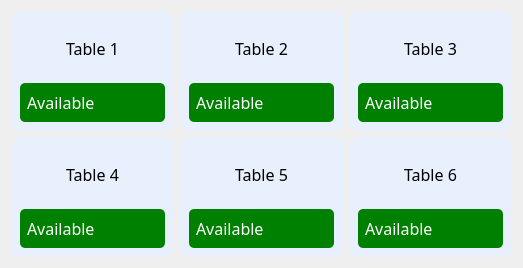
            <widget class="QWidget" name="TableGrid" native="true">
             <layout class="QGridLayout" name="gridLayout">
              <item row="1" column="2">
               <widget class="QFrame" name="Table6">
                <property name="minimumSize">
                 <size>
                  <width>0</width>
                  <height>120</height>
                 </size>
                </property>
                <property name="styleSheet">
                 <string notr="true">background-color: #E8F0FE;
border-radius: 10px;</string>
                </property>
                <property name="frameShape">
                 <enum>QFrame::Shape::StyledPanel</enum>
                </property>
                <property name="frameShadow">
                 <enum>QFrame::Shadow::Raised</enum>
                </property>
                <layout class="QVBoxLayout" name="verticalLayout_9">
                 <item>
                  <widget class="QLabel" name="Table6Label">
                   <property name="sizePolicy">
                    <sizepolicy hsizetype="Preferred" vsizetype="Preferred">
                     <horstretch>0</horstretch>
                     <verstretch>0</verstretch>
                    </sizepolicy>
                   </property>
                   <property name="font">
                    <font>
                     <family>Franklin Gothic Medium</family>
                     <pointsize>12</pointsize>
                    </font>
                   </property>
                   <property name="autoFillBackground">
                    <bool>false</bool>
                   </property>
                   <property name="styleSheet">
                    <string notr="true">color: rgb(0, 0, 0);</string>
                   </property>
                   <property name="text">
                    <string>Table 6</string>
                   </property>
                   <property name="alignment">
                    <set>Qt::AlignmentFlag::AlignCenter</set>
                   </property>
                  </widget>
                 </item>
                 <item>
                  <widget class="QComboBox" name="Table6_Status">
                   <property name="font">
                    <font>
                     <family>Franklin Gothic Medium</family>
                     <pointsize>12</pointsize>
                    </font>
                   </property>
                   <property name="cursor">
                    <cursorShape>PointingHandCursor</cursorShape>
                   </property>
                   <property name="layoutDirection">
                    <enum>Qt::LayoutDirection::LeftToRight</enum>
                   </property>
                   <property name="styleSheet">
                    <string notr="true">QComboBox {
    border-radius: 5px;
    padding: 7px;
    color: white;
    background-color: green;
    text-align: center; /* Center-align the text */
}

QComboBox:hover {
    border-color: darkgreen;
    background-color: #32CD32; /* Lighter green for hover effect */
}

QComboBox::drop-down {
    width: 20px; /* Adjust width of the dropdown button */
    border: none;
}


QComboBox QAbstractItemView {
    background-color: white;
    color: black;
    selection-background-color: #32CD32; /* Highlight selected item in green */
    selection-color: black;
    padding: 5px;
    text-align: center;
    outline: none; /* Remove focus border for cleaner look */
}
</string>
                   </property>
                   <property name="currentIndex">
                    <number>0</number>
                   </property>
                   <property name="iconSize">
                    <size>
                     <width>0</width>
                     <height>0</height>
                    </size>
                   </property>
                   <property name="placeholderText">
                    <string>Change Status</string>
                   </property>
                   <property name="frame">
                    <bool>true</bool>
                   </property>
                   <item>
                    <property name="text">
                     <string>Available</string>
                    </property>
                   </item>
                   <item>
                    <property name="text">
                     <string>Occupied</string>
                    </property>
                   </item>
                   <item>
                    <property name="text">
                     <string>Reserved</string>
                    </property>
                   </item>
                  </widget>
                 </item>
                </layout>
               </widget>
              </item>
              <item row="1" column="0">
               <widget class="QFrame" name="Table4">
                <property name="minimumSize">
                 <size>
                  <width>0</width>
                  <height>120</height>
                 </size>
                </property>
                <property name="styleSheet">
                 <string notr="true">background-color: #E8F0FE;
border-radius: 10px;</string>
                </property>
                <property name="frameShape">
                 <enum>QFrame::Shape::StyledPanel</enum>
                </property>
                <property name="frameShadow">
                 <enum>QFrame::Shadow::Raised</enum>
                </property>
                <layout class="QVBoxLayout" name="verticalLayout_4">
                 <item>
                  <widget class="QLabel" name="Table3Label_2">
                   <property name="sizePolicy">
                    <sizepolicy hsizetype="Preferred" vsizetype="Preferred">
                     <horstretch>0</horstretch>
                     <verstretch>0</verstretch>
                    </sizepolicy>
                   </property>
                   <property name="font">
                    <font>
                     <family>Franklin Gothic Medium</family>
                     <pointsize>12</pointsize>
                    </font>
                   </property>
                   <property name="autoFillBackground">
                    <bool>false</bool>
                   </property>
                   <property name="styleSheet">
                    <string notr="true">color: rgb(0, 0, 0);</string>
                   </property>
                   <property name="text">
                    <string>Table 4</string>
                   </property>
                   <property name="alignment">
                    <set>Qt::AlignmentFlag::AlignCenter</set>
                   </property>
                  </widget>
                 </item>
                 <item>
                  <widget class="QComboBox" name="Table4_Status">
                   <property name="font">
                    <font>
                     <family>Franklin Gothic Medium</family>
                     <pointsize>12</pointsize>
                    </font>
                   </property>
                   <property name="cursor">
                    <cursorShape>PointingHandCursor</cursorShape>
                   </property>
                   <property name="layoutDirection">
                    <enum>Qt::LayoutDirection::LeftToRight</enum>
                   </property>
                   <property name="styleSheet">
                    <string notr="true">QComboBox {
    border-radius: 5px;
    padding: 7px;
    color: white;
    background-color: green;
    text-align: center; /* Center-align the text */
}

QComboBox:hover {
    border-color: darkgreen;
    background-color: #32CD32; /* Lighter green for hover effect */
}

QComboBox::drop-down {
    width: 20px; /* Adjust width of the dropdown button */
    border: none;
}


QComboBox QAbstractItemView {
    background-color: white;
    color: black;
    selection-background-color: #32CD32; /* Highlight selected item in green */
    selection-color: black;
    padding: 5px;
    text-align: center;
    outline: none; /* Remove focus border for cleaner look */
}
</string>
                   </property>
                   <property name="currentIndex">
                    <number>0</number>
                   </property>
                   <property name="iconSize">
                    <size>
                     <width>0</width>
                     <height>0</height>
                    </size>
                   </property>
                   <property name="placeholderText">
                    <string>Change Status</string>
                   </property>
                   <property name="frame">
                    <bool>true</bool>
                   </property>
                   <item>
                    <property name="text">
                     <string>Available</string>
                    </property>
                   </item>
                   <item>
                    <property name="text">
                     <string>Occupied</string>
                    </property>
                   </item>
                   <item>
                    <property name="text">
                     <string>Reserved</string>
                    </property>
                   </item>
                  </widget>
                 </item>
                </layout>
               </widget>
              </item>
              <item row="1" column="1">
               <widget class="QFrame" name="Table5">
                <property name="minimumSize">
                 <size>
                  <width>0</width>
                  <height>120</height>
                 </size>
                </property>
                <property name="styleSheet">
                 <string notr="true">background-color: #E8F0FE;
border-radius: 10px;</string>
                </property>
                <property name="frameShape">
                 <enum>QFrame::Shape::StyledPanel</enum>
                </property>
                <property name="frameShadow">
                 <enum>QFrame::Shadow::Raised</enum>
                </property>
                <layout class="QVBoxLayout" name="verticalLayout_5">
                 <item>
                  <widget class="QLabel" name="Table5Label">
                   <property name="sizePolicy">
                    <sizepolicy hsizetype="Preferred" vsizetype="Preferred">
                     <horstretch>0</horstretch>
                     <verstretch>0</verstretch>
                    </sizepolicy>
                   </property>
                   <property name="font">
                    <font>
                     <family>Franklin Gothic Medium</family>
                     <pointsize>12</pointsize>
                    </font>
                   </property>
                   <property name="autoFillBackground">
                    <bool>false</bool>
                   </property>
                   <property name="styleSheet">
                    <string notr="true">color: rgb(0, 0, 0);</string>
                   </property>
                   <property name="text">
                    <string>Table 5</string>
                   </property>
                   <property name="alignment">
                    <set>Qt::AlignmentFlag::AlignCenter</set>
                   </property>
                  </widget>
                 </item>
                 <item>
                  <widget class="QComboBox" name="Table5_Status">
                   <property name="font">
                    <font>
                     <family>Franklin Gothic Medium</family>
                     <pointsize>12</pointsize>
                    </font>
                   </property>
                   <property name="cursor">
                    <cursorShape>PointingHandCursor</cursorShape>
                   </property>
                   <property name="layoutDirection">
                    <enum>Qt::LayoutDirection::LeftToRight</enum>
                   </property>
                   <property name="styleSheet">
                    <string notr="true">QComboBox {
    border-radius: 5px;
    padding: 7px;
    color: white;
    background-color: green;
    text-align: center; /* Center-align the text */
}

QComboBox:hover {
    border-color: darkgreen;
    background-color: #32CD32; /* Lighter green for hover effect */
}

QComboBox::drop-down {
    width: 20px; /* Adjust width of the dropdown button */
    border: none;
}


QComboBox QAbstractItemView {
    background-color: white;
    color: black;
    selection-background-color: #32CD32; /* Highlight selected item in green */
    selection-color: black;
    padding: 5px;
    text-align: center;
    outline: none; /* Remove focus border for cleaner look */
}
</string>
                   </property>
                   <property name="currentIndex">
                    <number>0</number>
                   </property>
                   <property name="iconSize">
                    <size>
                     <width>0</width>
                     <height>0</height>
                    </size>
                   </property>
                   <property name="placeholderText">
                    <string>Change Status</string>
                   </property>
                   <property name="frame">
                    <bool>true</bool>
                   </property>
                   <item>
                    <property name="text">
                     <string>Available</string>
                    </property>
                   </item>
                   <item>
                    <property name="text">
                     <string>Occupied</string>
                    </property>
                   </item>
                   <item>
                    <property name="text">
                     <string>Reserved</string>
                    </property>
                   </item>
                  </widget>
                 </item>
                </layout>
               </widget>
              </item>
              <item row="0" column="0">
               <widget class="QFrame" name="Table1">
                <property name="minimumSize">
                 <size>
                  <width>0</width>
                  <height>120</height>
                 </size>
                </property>
                <property name="styleSheet">
                 <string notr="true">background-color: #E8F0FE;
border-radius: 10px;</string>
                </property>
                <property name="frameShape">
                 <enum>QFrame::Shape::StyledPanel</enum>
                </property>
                <property name="frameShadow">
                 <enum>QFrame::Shadow::Raised</enum>
                </property>
                <layout class="QVBoxLayout" name="verticalLayout_10">
                 <item>
                  <widget class="QLabel" name="Table1Label">
                   <property name="sizePolicy">
                    <sizepolicy hsizetype="Preferred" vsizetype="Preferred">
                     <horstretch>0</horstretch>
                     <verstretch>0</verstretch>
                    </sizepolicy>
                   </property>
                   <property name="font">
                    <font>
                     <family>Franklin Gothic Medium</family>
                     <pointsize>12</pointsize>
                    </font>
                   </property>
                   <property name="autoFillBackground">
                    <bool>false</bool>
                   </property>
                   <property name="styleSheet">
                    <string notr="true">color: rgb(0, 0, 0);</string>
                   </property>
                   <property name="text">
                    <string>Table 1</string>
                   </property>
                   <property name="alignment">
                    <set>Qt::AlignmentFlag::AlignCenter</set>
                   </property>
                  </widget>
                 </item>
                 <item>
                  <widget class="QComboBox" name="Table1_Status">
                   <property name="sizePolicy">
                    <sizepolicy hsizetype="Preferred" vsizetype="Fixed">
                     <horstretch>0</horstretch>
                     <verstretch>0</verstretch>
                    </sizepolicy>
                   </property>
                   <property name="font">
                    <font>
                     <family>Franklin Gothic Medium</family>
                     <pointsize>12</pointsize>
                    </font>
                   </property>
                   <property name="cursor">
                    <cursorShape>PointingHandCursor</cursorShape>
                   </property>
                   <property name="layoutDirection">
                    <enum>Qt::LayoutDirection::LeftToRight</enum>
                   </property>
                   <property name="styleSheet">
                    <string notr="true">QComboBox {
    border-radius: 5px;
    padding: 7px;
    color: white;
    background-color: green;
    text-align: center; /* Center-align the text */
}

QComboBox:hover {
    border-color: darkgreen;
    background-color: #32CD32; /* Lighter green for hover effect */
}

QComboBox::drop-down {
    width: 20px; /* Adjust width of the dropdown button */
    border: none;
}


QComboBox QAbstractItemView {
    background-color: white;
    color: black;
    selection-background-color: #32CD32; /* Highlight selected item in green */
    selection-color: black;
    padding: 5px;
    text-align: center;
    outline: none; /* Remove focus border for cleaner look */
}
</string>
                   </property>
                   <property name="currentIndex">
                    <number>0</number>
                   </property>
                   <property name="iconSize">
                    <size>
                     <width>0</width>
                     <height>0</height>
                    </size>
                   </property>
                   <property name="placeholderText">
                    <string>Change Status</string>
                   </property>
                   <property name="frame">
                    <bool>true</bool>
                   </property>
                   <item>
                    <property name="text">
                     <string>Available</string>
                    </property>
                   </item>
                   <item>
                    <property name="text">
                     <string>Occupied</string>
                    </property>
                   </item>
                   <item>
                    <property name="text">
                     <string>Reserved</string>
                    </property>
                   </item>
                  </widget>
                 </item>
                </layout>
               </widget>
              </item>
              <item row="0" column="1">
               <widget class="QFrame" name="Table2">
                <property name="minimumSize">
                 <size>
                  <width>0</width>
                  <height>120</height>
                 </size>
                </property>
                <property name="styleSheet">
                 <string notr="true">background-color: #E8F0FE;
border-radius: 10px;</string>
                </property>
                <property name="frameShape">
                 <enum>QFrame::Shape::StyledPanel</enum>
                </property>
                <property name="frameShadow">
                 <enum>QFrame::Shadow::Raised</enum>
                </property>
                <layout class="QVBoxLayout" name="verticalLayout_12">
                 <item>
                  <widget class="QLabel" name="Table2Label">
                   <property name="sizePolicy">
                    <sizepolicy hsizetype="Preferred" vsizetype="Preferred">
                     <horstretch>0</horstretch>
                     <verstretch>0</verstretch>
                    </sizepolicy>
                   </property>
                   <property name="font">
                    <font>
                     <family>Franklin Gothic Medium</family>
                     <pointsize>12</pointsize>
                    </font>
                   </property>
                   <property name="autoFillBackground">
                    <bool>false</bool>
                   </property>
                   <property name="styleSheet">
                    <string notr="true">color: rgb(0, 0, 0);</string>
                   </property>
                   <property name="text">
                    <string>Table 2</string>
                   </property>
                   <property name="alignment">
                    <set>Qt::AlignmentFlag::AlignCenter</set>
                   </property>
                  </widget>
                 </item>
                 <item>
                  <widget class="QComboBox" name="Table2_Status">
                   <property name="font">
                    <font>
                     <family>Franklin Gothic Medium</family>
                     <pointsize>12</pointsize>
                    </font>
                   </property>
                   <property name="cursor">
                    <cursorShape>PointingHandCursor</cursorShape>
                   </property>
                   <property name="layoutDirection">
                    <enum>Qt::LayoutDirection::LeftToRight</enum>
                   </property>
                   <property name="styleSheet">
                    <string notr="true">QComboBox {
    border-radius: 5px;
    padding: 7px;
    color: white;
    background-color: green;
    text-align: center; /* Center-align the text */
}

QComboBox:hover {
    border-color: darkgreen;
    background-color: #32CD32; /* Lighter green for hover effect */
}

QComboBox::drop-down {
    width: 20px; /* Adjust width of the dropdown button */
    border: none;
}


QComboBox QAbstractItemView {
    background-color: white;
    color: black;
    selection-background-color: #32CD32; /* Highlight selected item in green */
    selection-color: black;
    padding: 5px;
    text-align: center;
    outline: none; /* Remove focus border for cleaner look */
}
</string>
                   </property>
                   <property name="currentIndex">
                    <number>0</number>
                   </property>
                   <property name="iconSize">
                    <size>
                     <width>0</width>
                     <height>0</height>
                    </size>
                   </property>
                   <property name="placeholderText">
                    <string>Change Status</string>
                   </property>
                   <property name="frame">
                    <bool>true</bool>
                   </property>
                   <item>
                    <property name="text">
                     <string>Available</string>
                    </property>
                   </item>
                   <item>
                    <property name="text">
                     <string>Occupied</string>
                    </property>
                   </item>
                   <item>
                    <property name="text">
                     <string>Reserved</string>
                    </property>
                   </item>
                  </widget>
                 </item>
                </layout>
               </widget>
              </item>
              <item row="0" column="2">
               <widget class="QFrame" name="Table3">
                <property name="minimumSize">
                 <size>
                  <width>0</width>
                  <height>120</height>
                 </size>
                </property>
                <property name="styleSheet">
                 <string notr="true">background-color: #E8F0FE;
border-radius: 10px;</string>
                </property>
                <property name="frameShape">
                 <enum>QFrame::Shape::StyledPanel</enum>
                </property>
                <property name="frameShadow">
                 <enum>QFrame::Shadow::Raised</enum>
                </property>
                <layout class="QVBoxLayout" name="verticalLayout_13">
                 <item>
                  <widget class="QLabel" name="Table3Label">
                   <property name="sizePolicy">
                    <sizepolicy hsizetype="Preferred" vsizetype="Preferred">
                     <horstretch>0</horstretch>
                     <verstretch>0</verstretch>
                    </sizepolicy>
                   </property>
                   <property name="font">
                    <font>
                     <family>Franklin Gothic Medium</family>
                     <pointsize>12</pointsize>
                    </font>
                   </property>
                   <property name="autoFillBackground">
                    <bool>false</bool>
                   </property>
                   <property name="styleSheet">
                    <string notr="true">color: rgb(0, 0, 0);</string>
                   </property>
                   <property name="text">
                    <string>Table 3</string>
                   </property>
                   <property name="alignment">
                    <set>Qt::AlignmentFlag::AlignCenter</set>
                   </property>
                  </widget>
                 </item>
                 <item>
                  <widget class="QComboBox" name="Table3_Status">
                   <property name="font">
                    <font>
                     <family>Franklin Gothic Medium</family>
                     <pointsize>12</pointsize>
                    </font>
                   </property>
                   <property name="cursor">
                    <cursorShape>PointingHandCursor</cursorShape>
                   </property>
                   <property name="layoutDirection">
                    <enum>Qt::LayoutDirection::LeftToRight</enum>
                   </property>
                   <property name="styleSheet">
                    <string notr="true">QComboBox {
    border-radius: 5px;
    padding: 7px;
    color: white;
    background-color: green;
    text-align: center; /* Center-align the text */
}

QComboBox:hover {
    border-color: darkgreen;
    background-color: #32CD32; /* Lighter green for hover effect */
}

QComboBox::drop-down {
    width: 20px; /* Adjust width of the dropdown button */
    border: none;
}


QComboBox QAbstractItemView {
    background-color: white;
    color: black;
    selection-background-color: #32CD32; /* Highlight selected item in green */
    selection-color: black;
    padding: 5px;
    text-align: center;
    outline: none; /* Remove focus border for cleaner look */
}
</string>
                   </property>
                   <property name="currentIndex">
                    <number>0</number>
                   </property>
                   <property name="iconSize">
                    <size>
                     <width>0</width>
                     <height>0</height>
                    </size>
                   </property>
                   <property name="placeholderText">
                    <string>Change Status</string>
                   </property>
                   <property name="frame">
                    <bool>true</bool>
                   </property>
                   <item>
                    <property name="text">
                     <string>Available</string>
                    </property>
                   </item>
                   <item>
                    <property name="text">
                     <string>Occupied</string>
                    </property>
                   </item>
                   <item>
                    <property name="text">
                     <string>Reserved</string>
                    </property>
                   </item>
                  </widget>
                 </item>
                </layout>
               </widget>
              </item>
             </layout>
            </widget>
